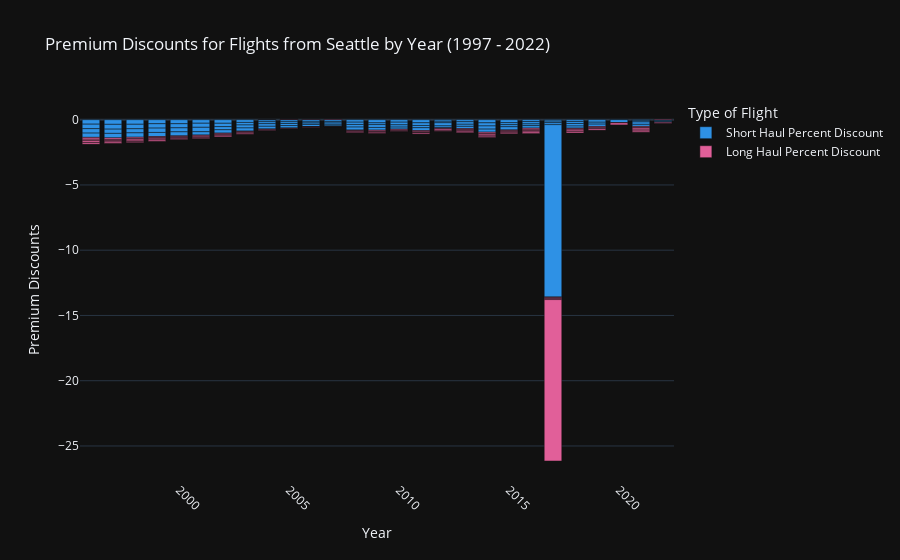

The notebook cell this image was saved under:
### Code cell
# Third visualization: long vs short premium discount over time
fig = px.bar(consumer_fares.rename(columns = { "Short_haul_percent_premium":"Short Haul Percent Discount", 'Long_haul_percent_premium':"Long Haul Percent Discount"}), 
             x="year", y=['Short Haul Percent Discount', "Long Haul Percent Discount"], 
                labels={
                    "year": "Year",
                     "value":"Premium Discounts", 
                     "variable":"Type of Flight"
                 },
                title="Premium Discounts for Flights from Seattle by Year (1997 - 2022)", 
                color_discrete_sequence=px.colors.qualitative.Dark24)
fig.update_xaxes(tickangle = 45)
fig.show()

### Figure 1 — Plotly figure (JSON) as saved in the notebook; plotly's stock layout.template omitted (floating-point values rounded to 4 significant figures)
{"data": [{"alignmentgroup": "True", "hovertemplate": "Type of Flight=Short Haul Percent Discount<br>Year=%{x}<br>Premium Discounts=%{y}<extra></extra>", "legendgroup": "Short Haul Percent Discount", "marker": {"color": "#2E91E5", "pattern": {"shape": ""}}, "name": "Short Haul Percent Discount", "offsetgroup": "Short Haul Percent Discount", "orientation": "v", "showlegend": true, "textposition": "auto", "type": "bar", "x": [2021, 2022, 2018, 2003, 2012, 2021, 2014, 1997, 2003, 2001, 1996, 1996, 2005, 2017, 2019, 1997, 2006, 1999, 2010, 2006, 2011, 2015, 2002, 2018, 2002, 2004, 2015, 2010, 2003, 2012, 2012, 2001, 2015, 2008, 2008, 2006, 2009, 2013, 1997, 1999, 2007, 2002, 2014, 1997, 2001, 2008, 2009, 2003, 2005, 2014, 2021, 2000, 1998, 2012, 1996, 2010, 2010, 2006, 2000, 2011, 2013, 1998, 2018, 2007, 1999, 2018, 2015, 2002, 2005, 2004, 2000, 2019, 2016, 2020, 2004, 2016, 2013, 2016, 2021, 1996, 2011, 2014, 1998, 1999, 2000, 2017, 2009, 2005, 2008, 2013, 2007, 2017, 2001, 1998, 2004, 2011, 2007, 2020, 2017, 2019, 2009, 2016, 2022, 2022], "xaxis": "x", "y": [-0.0836, -0.0664, -0.1363, -0.2108, -0.1218, -0.0889, -0.2422, -0.3564, -0.1945, -0.2717, -0.3437, -0.3446, -0.1591, -0.1083, -0.1925, -0.3683, -0.1662, -0.3094, -0.1907, -0.0915, -0.2385, -0.2284, -0.2754, -0.1549, -0.2558, -0.157, -0.1544, -0.2047, -0.2281, -0.1158, -0.2391, -0.313, -0.1585, -0.1901, -0.1757, -0.1069, -0.241, -0.158, -0.324, -0.3339, -0.154, -0.2404, -0.2375, -0.3453, -0.3376, -0.1987, -0.1387, -0.239, -0.1336, -0.2415, -0.1833, -0.3095, -0.3517, -0.1546, -0.3384, -0.1711, -0.1541, -0.1657, -0.3148, -0.2057, -0.1917, -0.3435, -0.193, -0.1059, -0.3344, -0.1629, -0.2436, -0.2578, -0.1601, -0.1505, -0.3074, -0.1475, -0.1462, 0.0159, -0.1981, -0.1779, -0.1599, -0.1329, -0.1609, -0.3288, -0.1721, -0.2351, -0.314, -0.3135, -0.3087, -0.123, -0.2147, -0.1887, -0.2295, -0.1741, -0.1385, -0.1459, -0.2558, -0.3334, -0.21, -0.2166, -0.1015, -0.2159, -13.21, -0.1789, -0.2078, -0.1868, -0.073, -0.0639], "yaxis": "y"}, {"alignmentgroup": "True", "hovertemplate": "Type of Flight=Long Haul Percent Discount<br>Year=%{x}<br>Premium Discounts=%{y}<extra></extra>", "legendgroup": "Long Haul Percent Discount", "marker": {"color": "#E15F99", "pattern": {"shape": ""}}, "name": "Long Haul Percent Discount", "offsetgroup": "Long Haul Percent Discount", "orientation": "v", "showlegend": true, "textposition": "auto", "type": "bar", "x": [2021, 2022, 2018, 2003, 2012, 2021, 2014, 1997, 2003, 2001, 1996, 1996, 2005, 2017, 2019, 1997, 2006, 1999, 2010, 2006, 2011, 2015, 2002, 2018, 2002, 2004, 2015, 2010, 2003, 2012, 2012, 2001, 2015, 2008, 2008, 2006, 2009, 2013, 1997, 1999, 2007, 2002, 2014, 1997, 2001, 2008, 2009, 2003, 2005, 2014, 2021, 2000, 1998, 2012, 1996, 2010, 2010, 2006, 2000, 2011, 2013, 1998, 2018, 2007, 1999, 2018, 2015, 2002, 2005, 2004, 2000, 2019, 2016, 2020, 2004, 2016, 2013, 2016, 2021, 1996, 2011, 2014, 1998, 1999, 2000, 2017, 2009, 2005, 2008, 2013, 2007, 2017, 2001, 1998, 2004, 2011, 2007, 2020, 2017, 2019, 2009, 2016, 2022, 2022], "xaxis": "x", "y": [-0.0822, -0.0996, -0.0581, -0.0386, -0.0189, -0.1284, -0.1082, -0.1207, -0.0504, -0.0739, -0.141, -0.1178, -0.0197, -0.0394, -0.0973, -0.0954, -0.0259, -0.0776, -0.0756, -0.0059, -0.0962, -0.0694, -0.0698, -0.0848, -0.0646, -0.0261, -0.0415, -0.057, -0.0732, -0.0529, -0.1112, -0.0782, -0.0761, -0.0327, -0.0515, 0.0281, -0.0932, -0.0676, -0.0983, -0.104, -0.0076, -0.083, -0.1184, -0.1068, -0.06, -0.066, -0.0046, -0.077, 0.0351, -0.0844, -0.1406, -0.061, -0.1076, -0.066, -0.1313, -0.0468, -0.021, -0.0243, -0.0811, -0.0633, -0.0915, -0.1198, -0.1044, -0.0234, -0.082, -0.1233, -0.104, -0.0762, 0.009, 0.0047, -0.0492, -0.0725, -0.0961, -0.0289, -0.059, -0.1014, -0.1034, -0.1043, -0.0918, -0.129, -0.0246, -0.09, -0.1045, -0.1035, -0.0845, -0.0739, -0.0653, -0.0304, -0.0513, -0.0594, -0.003, -0.0879, -0.0599, -0.0813, -0.0343, -0.0833, 0.0389, -0.1551, -12.37, -0.112, -0.0782, -0.1185, -0.012, 0.0523], "yaxis": "y"}], "layout": {"barmode": "relative", "legend": {"title": {"text": "Type of Flight"}, "tracegroupgap": 0}, "title": {"text": "Premium Discounts for Flights from Seattle by Year (1997 - 2022)"}, "xaxis": {"anchor": "y", "domain": [0, 1], "tickangle": 45, "title": {"text": "Year"}}, "yaxis": {"anchor": "x", "domain": [0, 1], "title": {"text": "Premium Discounts"}}}}
